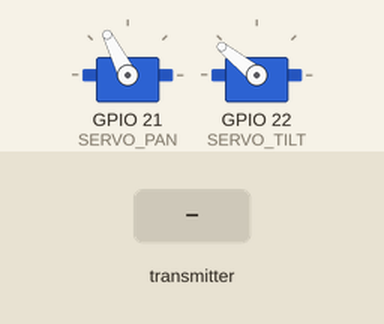
This sketch was run on a simulated ESP32. Parts: 2 × servo. The test bench sets the inputs (shaded band). Servo pulses on a pin are drawn as a servo (544–2400 µs = 0–180°); what the sketch prints to the serial monitor is not drawn.

Above: at 1.2 s.
1.3 s: the transmitter starts sending pitch = 25
At 2.6 s:
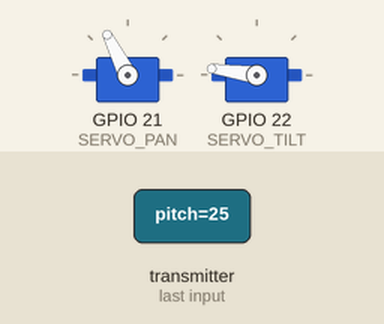
3.0 s: the transmitter starts sending roll = 25
At 4.1 s:
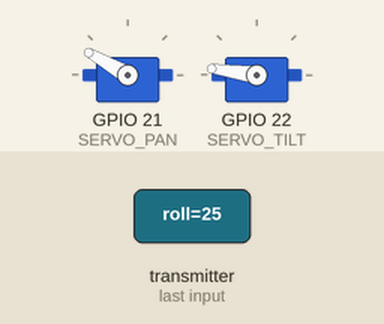
4.7 s: the transmitter starts sending pitch = 0
At 5.5 s:
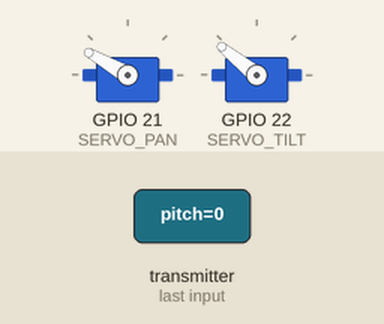
6.4 s: the transmitter starts sending roll = 0
At 6.9 s:
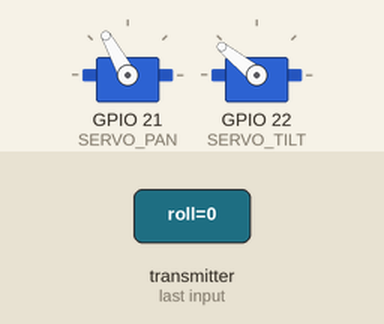
8.1 s: the transmitter starts sending pitch = 50
At 9.4 s:
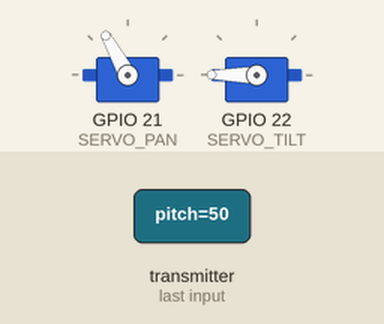
9.7 s: the transmitter starts sending roll = 50
At 10.3 s:
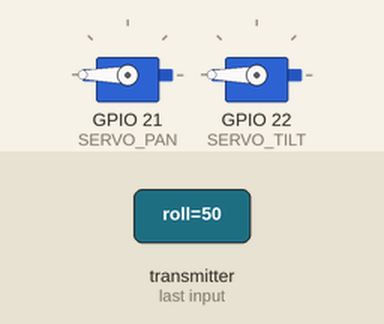
Timing chart, 0 to 12.3 s (numbered marks = the images above; inputs shaded):
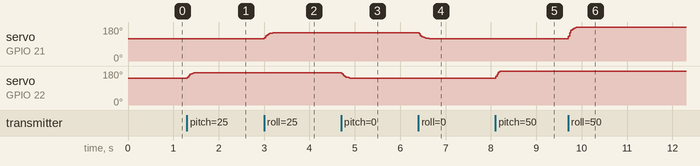

The sketch:

ESPNOW_ServoTracker.ino
```cpp
/**
 * ============================================================
 *  ESP-NOW Servo Head Tracker (Temporary Placeholder)
 *  Hardware: ESP32 Dev Module
 *  Role: Receives raw angles from the Gesture Glove
 *        and translates them smoothly into Pan/Tilt servo movements.
 * ============================================================
 */

#include <esp_now.h>
#include <WiFi.h>

// ----------------------------------------------------------
// PIN DEFINITIONS — CAMERA SERVO (MG996R, 180°)
// ----------------------------------------------------------
#define SERVO_PAN   21   // Horizontal servo — GPIO 21
#define SERVO_TILT  22   // Vertical servo   — GPIO 22

// ----------------------------------------------------------
// Servo PWM parameters (50 Hz, 16-bit for fine resolution)
// ----------------------------------------------------------
const int SERVO_FREQ = 50;
const int SERVO_RES  = 16;
const int SERVO_MIN  = 1638;   // 500 µs pulse  → 0°
const int SERVO_MAX  = 8192;   // 2500 µs pulse → 180°

const int SERVO_LIMIT_MIN = 50;
const int SERVO_LIMIT_MAX = 180;
const int PAN_SLIDER_CENTER  = 117;
const int TILT_SLIDER_CENTER = 135;

// ----------------------------------------------------------
// ESP-NOW Data Structure
// ----------------------------------------------------------
typedef struct CarCommand {
    int16_t fl;
    int16_t fr;
    int16_t rl;
    int16_t rr;
    float pitch;
    float roll;
    float yaw_rate;
} CarCommand;

CarCommand incomingCmd = {0, 0, 0, 0, 0.0f, 0.0f, 0.0f};
unsigned long lastRecvTime = 0;
const unsigned long TIMEOUT_MS = 500;

// Servo Angles (floats for smooth transition filtering)
float currentPan = PAN_SLIDER_CENTER;
float currentTilt = TILT_SLIDER_CENTER;

// ----------------------------------------------------------
// Servo helpers
// ----------------------------------------------------------
void writeServo(int pin, int angle) {
  int duty = map(angle, 0, 180, SERVO_MIN, SERVO_MAX);
  ledcWrite(pin, duty);
}

// ----------------------------------------------------------
// Callback when data is received
// ----------------------------------------------------------
void OnDataRecv(const uint8_t * mac, const uint8_t *incomingData, int len) {
  // Only copy if the struct sizes match (in case glove firmware is out of sync)
  if (len == sizeof(incomingCmd)) {
    memcpy(&incomingCmd, incomingData, sizeof(incomingCmd));
    lastRecvTime = millis();
  }
}

// ----------------------------------------------------------
// Setup
// ----------------------------------------------------------
void setup() {
  Serial.begin(115200);
  Serial.println("\n=== ESP-NOW Servo Tracker Starting ===");

  // Servo PWM
  ledcAttach(SERVO_PAN,  SERVO_FREQ, SERVO_RES);
  ledcAttach(SERVO_TILT, SERVO_FREQ, SERVO_RES);

  // Initial position
  writeServo(SERVO_PAN, SERVO_LIMIT_MIN + SERVO_LIMIT_MAX - PAN_SLIDER_CENTER);
  writeServo(SERVO_TILT, TILT_SLIDER_CENTER);

  // Set device as a Wi-Fi Station
  WiFi.mode(WIFI_STA);
  Serial.print("Car MAC Address: ");
  Serial.println(WiFi.macAddress());

  // Init ESP-NOW
  if (esp_now_init() != ESP_OK) {
    Serial.println("Error initializing ESP-NOW");
    return;
  }

  // Register callback
  esp_now_register_recv_cb(esp_now_recv_cb_t(OnDataRecv));

  Serial.println("ESP-NOW Ready. Waiting for glove angles to move servos...");
}

// ----------------------------------------------------------
// Loop
// ----------------------------------------------------------
void loop() {
  unsigned long now = millis();

  // If signal is lost, slowly return to center
  float targetPitch = 0.0f;
  float targetRoll = 0.0f;

  if (now - lastRecvTime <= TIMEOUT_MS) {
    targetPitch = incomingCmd.pitch;
    targetRoll = incomingCmd.roll;
  }

  // 1. Calculate absolute target angles.
  float sensitivity = 1.2f;

  // Invert tilt direction (+ instead of -)
  float targetTilt = TILT_SLIDER_CENTER + (targetPitch * sensitivity);

  // Use Roll for panning (absolute stability via accelerometer)
  float targetPan  = PAN_SLIDER_CENTER  - (targetRoll * sensitivity);

  // Clamp limits
  targetTilt = constrain(targetTilt, SERVO_LIMIT_MIN, SERVO_LIMIT_MAX);
  targetPan = constrain(targetPan, SERVO_LIMIT_MIN, SERVO_LIMIT_MAX);

  // 2. Smoothly transition current angles towards target angles
  // The factor (0.2) controls the speed/smoothness. Higher = faster, lower = smoother.
  currentTilt += (targetTilt - currentTilt) * 0.2f;
  currentPan  += (targetPan - currentPan) * 0.2f;

  // Write to servos
  // Pan is physically inverted mechanically according to WebMotorControl logic
  int panPhysical = SERVO_LIMIT_MIN + SERVO_LIMIT_MAX - (int)currentPan;
  writeServo(SERVO_PAN, panPhysical);
  writeServo(SERVO_TILT, (int)currentTilt);

  delay(15);
}
```

Measured:
- after the input at 1.3 s, servo on GPIO 22 (SERVO_TILT): 141° → 172° at once
- after the input at 3.0 s, servo on GPIO 21 (SERVO_PAN): 117° → 150° at once
- after the input at 4.7 s, servo on GPIO 22 (SERVO_TILT): 172° → 141° at once
- after the input at 6.4 s, servo on GPIO 21 (SERVO_PAN): 150° → 119° at once
- after the input at 8.1 s, servo on GPIO 22 (SERVO_TILT): 141° → 180° at once
- after the input at 9.7 s, servo on GPIO 21 (SERVO_PAN): 119° → 180° at once
